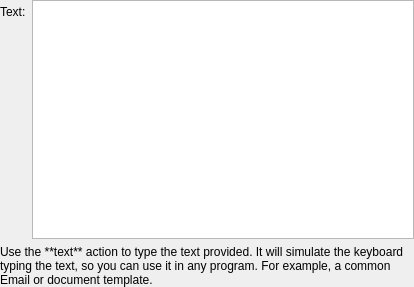
<?xml version="1.0" encoding="UTF-8"?>
<ui version="4.0">
 <class>action_text</class>
 <widget class="QWidget" name="action_text">
  <property name="geometry">
   <rect>
    <x>0</x>
    <y>0</y>
    <width>414</width>
    <height>287</height>
   </rect>
  </property>
  <property name="windowTitle">
   <string>Form</string>
  </property>
  <layout class="QVBoxLayout" name="verticalLayout">
   <property name="leftMargin">
    <number>0</number>
   </property>
   <property name="topMargin">
    <number>0</number>
   </property>
   <property name="rightMargin">
    <number>0</number>
   </property>
   <property name="bottomMargin">
    <number>0</number>
   </property>
   <item>
    <layout class="QFormLayout" name="formLayout">
     <property name="horizontalSpacing">
      <number>6</number>
     </property>
     <item row="0" column="0">
      <widget class="QLabel" name="label">
       <property name="text">
        <string>Text:</string>
       </property>
      </widget>
     </item>
     <item row="1" column="0" colspan="2">
      <widget class="QLabel" name="label_2">
       <property name="sizePolicy">
        <sizepolicy hsizetype="Preferred" vsizetype="Preferred">
         <horstretch>0</horstretch>
         <verstretch>0</verstretch>
        </sizepolicy>
       </property>
       <property name="text">
        <string>Use the **text** action to type the text provided. It will simulate the keyboard typing the text, so you can use it in any program. For example, a common Email or document template.</string>
       </property>
       <property name="textFormat">
        <enum>Qt::MarkdownText</enum>
       </property>
       <property name="alignment">
        <set>Qt::AlignLeading|Qt::AlignLeft|Qt::AlignTop</set>
       </property>
       <property name="wordWrap">
        <bool>true</bool>
       </property>
      </widget>
     </item>
     <item row="0" column="1">
      <widget class="QTextEdit" name="textEdit"/>
     </item>
    </layout>
   </item>
  </layout>
 </widget>
 <resources/>
 <connections/>
</ui>
